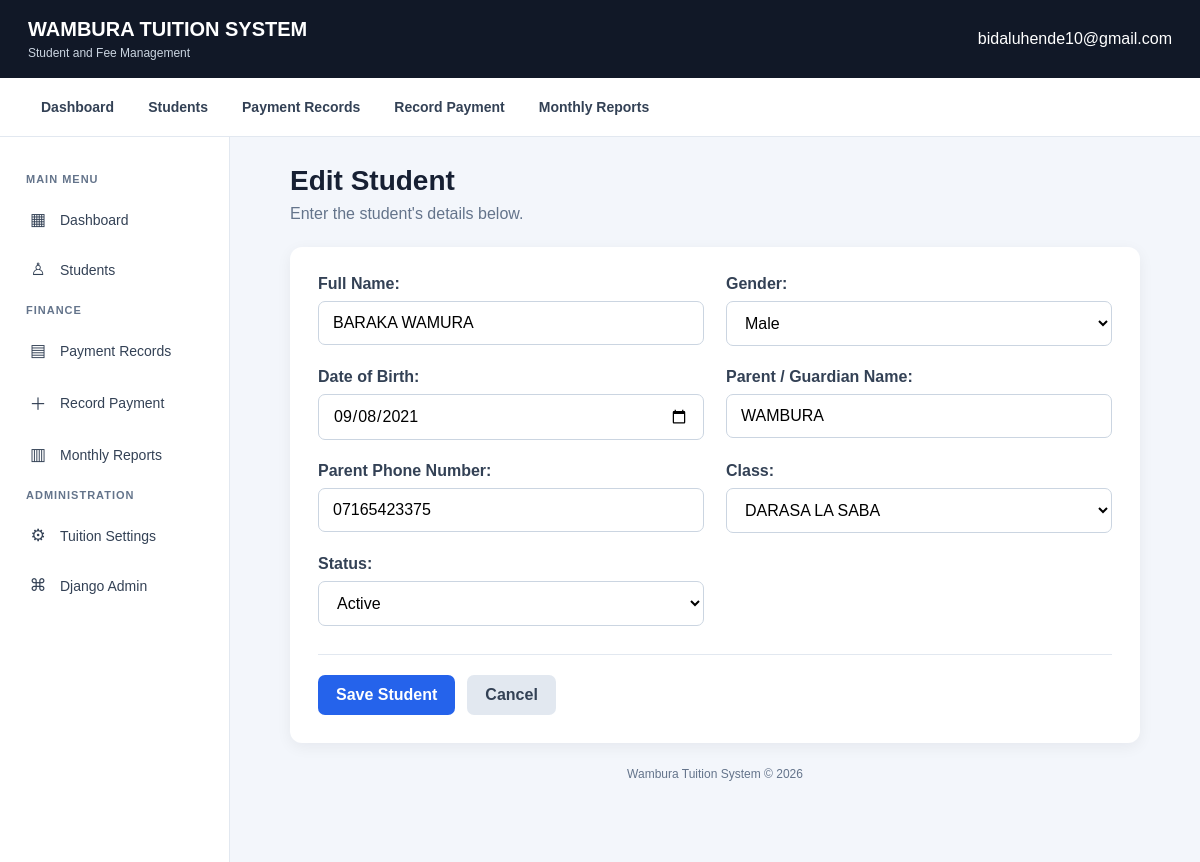
The page /students/1/edit/ (signed in) on the database its author committed.
### students/models.py (models this page shows, shortened)
class Student(models.Model):
    STATUS_CHOICES = [
        ("ACTIVE", "Active"),
        ("INACTIVE", "Inactive"),
    ]
    GENDER_CHOICES = [
        ("MALE", "Male"),
        ("FEMALE", "Female"),
        ("OTHER", "Other"),
    ]
    student_id = models.CharField(
        max_length=20,
        unique=True,
        editable=False
    )
    full_name = models.CharField(
        max_length=200
    )
    gender = models.CharField(
        max_length=10,
        choices=GENDER_CHOICES
    )
    date_of_birth = models.DateField(
        null=True,
        blank=True
    )
    parent_guardian_name = models.CharField(
        max_length=200
    )
    parent_phone = models.CharField(
        max_length=30
    )
    student_class = models.ForeignKey(
        Class,
        on_delete=models.SET_NULL,
        null=True,
        blank=True,
        related_name="students"
    )
    registration_date = models.DateField(
        auto_now_add=True
    )
    status = models.CharField(
        max_length=10,
        choices=STATUS_CHOICES,
        default="ACTIVE"
    )
    created_at = models.DateTimeField(
        auto_now_add=True
    )
    updated_at = models.DateTimeField(
        auto_now=True
    )
    class Meta:
        ordering = ["-registration_date", "full_name"]

### students/views.py (the view)
@login_required
def student_update(request, pk):
    student = get_object_or_404(
        Student,
        pk=pk
    )
    if request.method == "POST":
        form = StudentForm(
            request.POST,
            instance=student
        )
        if form.is_valid():
            form.save()
            messages.success(
                request,
                "Student information updated successfully."
            )
            return redirect(
                "student_detail",
                pk=student.pk
            )
    else:
        form = StudentForm(
            instance=student
        )
    return render(
        request,
        "students/student_form.html",
        {
            "form": form,
            "student": student,
            "page_title": "Edit Student",
        }
    )

### classes/models.py (called while the page is built)
    def __str__(self):
        return self.name

### templates/students/student_form.html (shortened to what this page needs)
{% extends "base.html" %}
{% block content %}
<div class="form-container">
    <div class="page-heading">
        <h1>{{ page_title }}</h1>
        <p>Enter the student's details below.</p>
    </div>
    <div class="student-form-card">
        <form method="POST">
            <div class="form-grid">
                {% for field in form %}
                    <div class="form-field">
                        {{ field.label_tag }}
                        {{ field }}
                    </div>
                {% endfor %}
            </div>
            <div class="form-actions">
                <button type="submit" class="save-button">
                    Save Student
                </button>
                <a href="{% url 'student_list' %}" class="cancel-button">
                    Cancel
                </a>
            </div>
        </form>
    </div>
</div>
{% endblock %}

### templates/base.html (shortened to what this page needs)
<!DOCTYPE html>
<html lang="en">
<head>
</head>
<body>
    <header class="topbar">
        <a href="{% url 'dashboard_home' %}" class="brand">
            WAMBURA TUITION SYSTEM
            <small>Student and Fee Management</small>
        </a>
        <span>
            {% if request.user.is_authenticated %}
                {{ request.user.username }}
            {% endif %}
        </span>
    </header>
<nav class="quick-nav">
    <a href="{% url 'dashboard_home' %}">Dashboard</a>
    <a href="{% url 'student_list' %}">Students</a>
    <a href="{% url 'payment_list' %}">Payment Records</a>
    <a href="{% url 'payment_create' %}">Record Payment</a>
    <a href="{% url 'monthly_payment_report' %}">Monthly Reports</a>
</nav>
    <div class="layout">
<aside class="sidebar">
    <div class="nav-label">MAIN MENU</div>
    <a href="{% url 'dashboard_home' %}">
        <span>▦</span> Dashboard
    </a>
    <a href="{% url 'student_list' %}">
        <span>♙</span> Students
    </a>
    <div class="nav-label">FINANCE</div>
    <a href="{% url 'payment_list' %}">
        <span>▤</span> Payment Records
    </a>
    <a href="{% url 'payment_create' %}">
        <span>＋</span> Record Payment
    </a>
    <a href="{% url 'monthly_payment_report' %}">
        <span>▥</span> Monthly Reports
    </a>
    {% if request.user.is_staff %}
        <div class="nav-label">ADMINISTRATION</div>
        <a href="{% url 'admin:payments_tuitionsetting_changelist' %}">
            <span>⚙</span> Tuition Settings
        </a>
        <a href="{% url 'admin:index' %}" target="_blank">
            <span>⌘</span> Django Admin
        </a>
    {% endif %}
</aside>
        <main class="main">
            <div class="page-container">
                {% block content %}
                {% endblock %}
            </div>
            <footer class="footer">
                Wambura Tuition System &copy; {% now "Y" %}
            </footer>
        </main>
    </div>
</body>
</html>

### templates/base.html (style rules this page uses)
:root { --primary: #1d4ed8; --primary-dark: #1e40af; --background: #f3f6fb; --surface: #ffffff; --text: #172033; --muted: #64748b; --border: #e2e8f0; }
* { box-sizing: border-box; }
body { margin: 0; font-family: Arial, Helvetica, sans-serif; background: var(--background); color: var(--text); }
.topbar { background: #111827; color: white; padding: 18px 28px; display: flex; justify-content: space-between; align-items: center; gap: 16px; flex-wrap: wrap; }
.brand { font-size: 20px; font-weight: 700; }
.brand small { display: block; margin-top: 5px; color: #cbd5e1; font-size: 12px; font-weight: 400; }
.topbar a { color: white; text-decoration: none; }
.layout { display: flex; min-height: calc(100vh - 75px); }
.sidebar { width: 230px; flex-shrink: 0; background: var(--surface); border-right: 1px solid var(--border); padding: 24px 14px; }
.nav-label { color: var(--muted); font-size: 11px; font-weight: bold; letter-spacing: 1px; padding: 0 12px; margin: 12px 0; }
.sidebar a { display: block; padding: 12px; margin-bottom: 5px; border-radius: 8px; color: #334155; text-decoration: none; font-size: 14px; }
.main { flex: 1; min-width: 0; padding: 28px; }
.page-container { max-width: 1500px; margin: 0 auto; }
input, select, textarea { max-width: 100%; padding: 10px 12px; border: 1px solid #cbd5e1; border-radius: 7px; font: inherit; }
.footer { color: var(--muted); text-align: center; padding: 24px 10px; font-size: 12px; }
.sidebar a { display: flex; align-items: center; gap: 12px; padding: 12px 14px; margin-bottom: 5px; border-radius: 8px; color: #334155; text-decoration: none; font-size: 14px; font-weight: 500; transition: background 0.2s ease, color 0.2s ease; }
.sidebar a span { width: 20px; text-align: center; font-size: 17px; }
.quick-nav { display: flex; flex-wrap: wrap; align-items: center; gap: 8px; padding: 12px 28px; background: #ffffff; border-bottom: 1px solid #e2e8f0; }
.quick-nav a { display: inline-block; padding: 9px 13px; border-radius: 7px; color: #334155; text-decoration: none; font-size: 14px; font-weight: 600; }

### templates/students/student_form.html (style rules this page uses)
.form-container { max-width: 850px; margin: 0 auto; }
.page-heading { margin-bottom: 24px; }
.page-heading h1 { margin: 0 0 8px; font-size: 28px; }
.page-heading p { color: #64748b; margin: 0; }
.student-form-card { background: white; padding: 28px; border-radius: 12px; box-shadow: 0 4px 15px rgba(15, 23, 42, 0.06); }
.form-grid { display: grid; grid-template-columns: repeat(2, minmax(0, 1fr)); gap: 22px; }
.form-field { min-width: 0; }
.form-field label { display: block; margin-bottom: 8px; font-weight: 600; color: #334155; }
.form-field input, .form-field select, .form-field textarea { width: 100%; box-sizing: border-box; padding: 12px 14px; border: 1px solid #cbd5e1; border-radius: 7px; background: #fff; font: inherit; }
.form-actions { display: flex; gap: 12px; flex-wrap: wrap; margin-top: 28px; padding-top: 20px; border-top: 1px solid #e2e8f0; }
.form-actions button, .form-actions a { display: inline-block; padding: 11px 18px; border: none; border-radius: 7px; text-decoration: none; font: inherit; font-weight: 600; cursor: pointer; }
.save-button { background: #2563eb; color: white; }
.cancel-button { background: #e2e8f0; color: #334155; }

### rows shown on the page
Student: form "BARAKA WAMURA" "Male" "09/08/2021" "WAMBURA" "07165423375" "DARASA LA SABA" "Active"

### other values the page prints
{{ request.user.username }} "bidaluhende10@gmail.com"
{{ page_title }} "Edit Student"
{{ field.label_tag }} "Full Name:" "Gender:" "Date of Birth:" "Parent / Guardian Name:" "Parent Phone Number:" "Class:" "Status:"
